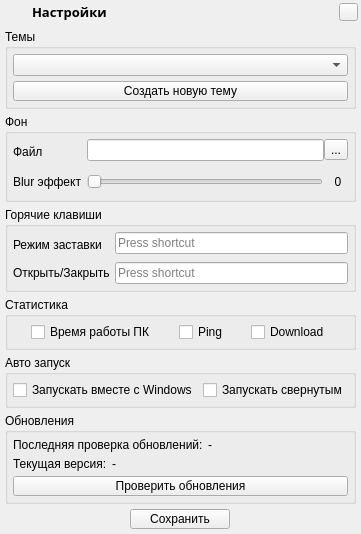
<?xml version="1.0" encoding="UTF-8"?>
<ui version="4.0">
 <class>SettingsWidget</class>
 <widget class="QFrame" name="SettingsWidget">
  <property name="geometry">
   <rect>
    <x>0</x>
    <y>0</y>
    <width>329</width>
    <height>493</height>
   </rect>
  </property>
  <layout class="QVBoxLayout" name="vL">
   <property name="spacing">
    <number>0</number>
   </property>
   <property name="leftMargin">
    <number>0</number>
   </property>
   <property name="topMargin">
    <number>0</number>
   </property>
   <property name="rightMargin">
    <number>0</number>
   </property>
   <property name="bottomMargin">
    <number>0</number>
   </property>
   <item>
    <widget class="QFrame" name="f_title">
     <property name="maximumSize">
      <size>
       <width>16777215</width>
       <height>24</height>
      </size>
     </property>
     <layout class="QHBoxLayout" name="hL_2">
      <property name="spacing">
       <number>10</number>
      </property>
      <property name="leftMargin">
       <number>3</number>
      </property>
      <property name="topMargin">
       <number>3</number>
      </property>
      <property name="rightMargin">
       <number>3</number>
      </property>
      <property name="bottomMargin">
       <number>3</number>
      </property>
      <item>
       <widget class="QLabel" name="l_icon_title">
        <property name="minimumSize">
         <size>
          <width>19</width>
          <height>19</height>
         </size>
        </property>
        <property name="maximumSize">
         <size>
          <width>19</width>
          <height>19</height>
         </size>
        </property>
        <property name="pixmap">
         <pixmap>:/img/img_3.png</pixmap>
        </property>
        <property name="scaledContents">
         <bool>true</bool>
        </property>
       </widget>
      </item>
      <item>
       <widget class="QLabel" name="l_title">
        <property name="font">
         <font>
          <family>Biennale Black</family>
          <pointsize>10</pointsize>
          <weight>75</weight>
          <bold>true</bold>
         </font>
        </property>
        <property name="text">
         <string>Настройки</string>
        </property>
       </widget>
      </item>
      <item>
       <widget class="QPushButton" name="btn_hide">
        <property name="maximumSize">
         <size>
          <width>19</width>
          <height>16777215</height>
         </size>
        </property>
        <property name="icon">
         <iconset>
          <normaloff>:/img/img_9.png</normaloff>:/img/img_9.png</iconset>
        </property>
        <property name="iconSize">
         <size>
          <width>20</width>
          <height>20</height>
         </size>
        </property>
       </widget>
      </item>
     </layout>
    </widget>
   </item>
   <item>
    <layout class="QVBoxLayout" name="vL_2">
     <property name="spacing">
      <number>5</number>
     </property>
     <property name="leftMargin">
      <number>5</number>
     </property>
     <property name="topMargin">
      <number>5</number>
     </property>
     <property name="rightMargin">
      <number>5</number>
     </property>
     <property name="bottomMargin">
      <number>5</number>
     </property>
     <item>
      <widget class="QGroupBox" name="groupBox">
       <property name="title">
        <string>Темы</string>
       </property>
       <layout class="QVBoxLayout" name="vL_3">
        <property name="spacing">
         <number>5</number>
        </property>
        <property name="leftMargin">
         <number>5</number>
        </property>
        <property name="topMargin">
         <number>5</number>
        </property>
        <property name="rightMargin">
         <number>5</number>
        </property>
        <property name="bottomMargin">
         <number>5</number>
        </property>
        <item>
         <widget class="QComboBox" name="comboB">
          <property name="maxCount">
           <number>50</number>
          </property>
          <property name="insertPolicy">
           <enum>QComboBox::InsertAtCurrent</enum>
          </property>
         </widget>
        </item>
        <item>
         <widget class="QPushButton" name="btn_create_new_theme">
          <property name="minimumSize">
           <size>
            <width>0</width>
            <height>20</height>
           </size>
          </property>
          <property name="text">
           <string>Создать новую тему</string>
          </property>
         </widget>
        </item>
       </layout>
      </widget>
     </item>
     <item>
      <widget class="QGroupBox" name="groupBox_2">
       <property name="title">
        <string>Фон</string>
       </property>
       <layout class="QFormLayout" name="fL">
        <property name="horizontalSpacing">
         <number>5</number>
        </property>
        <property name="verticalSpacing">
         <number>5</number>
        </property>
        <property name="leftMargin">
         <number>5</number>
        </property>
        <property name="topMargin">
         <number>5</number>
        </property>
        <property name="rightMargin">
         <number>5</number>
        </property>
        <property name="bottomMargin">
         <number>5</number>
        </property>
        <item row="0" column="0">
         <widget class="QLabel" name="l_name_1">
          <property name="minimumSize">
           <size>
            <width>0</width>
            <height>25</height>
           </size>
          </property>
          <property name="text">
           <string>Файл</string>
          </property>
         </widget>
        </item>
        <item row="0" column="1">
         <layout class="QHBoxLayout" name="hL">
          <property name="spacing">
           <number>0</number>
          </property>
          <item>
           <widget class="QLineEdit" name="lE">
            <property name="maxLength">
             <number>500</number>
            </property>
           </widget>
          </item>
          <item>
           <widget class="QToolButton" name="tB">
            <property name="text">
             <string>...</string>
            </property>
           </widget>
          </item>
         </layout>
        </item>
        <item row="1" column="0">
         <widget class="QLabel" name="l_name_2">
          <property name="minimumSize">
           <size>
            <width>0</width>
            <height>25</height>
           </size>
          </property>
          <property name="text">
           <string>Blur эффект</string>
          </property>
         </widget>
        </item>
        <item row="1" column="1">
         <layout class="QHBoxLayout" name="hL_3">
          <item>
           <widget class="QSlider" name="hS">
            <property name="maximum">
             <number>100</number>
            </property>
            <property name="orientation">
             <enum>Qt::Horizontal</enum>
            </property>
           </widget>
          </item>
          <item>
           <widget class="QLabel" name="l_num">
            <property name="minimumSize">
             <size>
              <width>20</width>
              <height>0</height>
             </size>
            </property>
            <property name="maximumSize">
             <size>
              <width>20</width>
              <height>16777215</height>
             </size>
            </property>
            <property name="text">
             <string>0</string>
            </property>
            <property name="alignment">
             <set>Qt::AlignCenter</set>
            </property>
           </widget>
          </item>
         </layout>
        </item>
       </layout>
      </widget>
     </item>
     <item>
      <widget class="QGroupBox" name="groupBox_3">
       <property name="title">
        <string>Горячие клавиши</string>
       </property>
       <layout class="QFormLayout" name="fL_2">
        <property name="horizontalSpacing">
         <number>5</number>
        </property>
        <property name="verticalSpacing">
         <number>5</number>
        </property>
        <property name="leftMargin">
         <number>5</number>
        </property>
        <property name="topMargin">
         <number>5</number>
        </property>
        <property name="rightMargin">
         <number>5</number>
        </property>
        <property name="bottomMargin">
         <number>5</number>
        </property>
        <item row="0" column="0">
         <widget class="QLabel" name="l_name_3">
          <property name="minimumSize">
           <size>
            <width>0</width>
            <height>25</height>
           </size>
          </property>
          <property name="maximumSize">
           <size>
            <width>100</width>
            <height>16777215</height>
           </size>
          </property>
          <property name="text">
           <string>Режим заставки</string>
          </property>
         </widget>
        </item>
        <item row="0" column="1">
         <widget class="QKeySequenceEdit" name="kSE_mode_changer"/>
        </item>
        <item row="1" column="0">
         <widget class="QLabel" name="l_name_4">
          <property name="text">
           <string>Открыть/Закрыть</string>
          </property>
         </widget>
        </item>
        <item row="1" column="1">
         <widget class="QKeySequenceEdit" name="kSE_show_hide"/>
        </item>
       </layout>
      </widget>
     </item>
     <item>
      <widget class="QGroupBox" name="groupBox_4">
       <property name="title">
        <string>Статистика</string>
       </property>
       <layout class="QHBoxLayout" name="hL_4">
        <property name="spacing">
         <number>5</number>
        </property>
        <property name="leftMargin">
         <number>5</number>
        </property>
        <property name="topMargin">
         <number>5</number>
        </property>
        <property name="rightMargin">
         <number>5</number>
        </property>
        <property name="bottomMargin">
         <number>5</number>
        </property>
        <item>
         <widget class="QCheckBox" name="checkB_3">
          <property name="sizePolicy">
           <sizepolicy hsizetype="Fixed" vsizetype="Fixed">
            <horstretch>0</horstretch>
            <verstretch>0</verstretch>
           </sizepolicy>
          </property>
          <property name="text">
           <string>Время работы ПК</string>
          </property>
         </widget>
        </item>
        <item>
         <widget class="QCheckBox" name="checkB_4">
          <property name="sizePolicy">
           <sizepolicy hsizetype="Fixed" vsizetype="Fixed">
            <horstretch>0</horstretch>
            <verstretch>0</verstretch>
           </sizepolicy>
          </property>
          <property name="text">
           <string>Ping</string>
          </property>
         </widget>
        </item>
        <item>
         <widget class="QCheckBox" name="checkB_5">
          <property name="sizePolicy">
           <sizepolicy hsizetype="Fixed" vsizetype="Fixed">
            <horstretch>0</horstretch>
            <verstretch>0</verstretch>
           </sizepolicy>
          </property>
          <property name="text">
           <string>Download</string>
          </property>
         </widget>
        </item>
       </layout>
      </widget>
     </item>
     <item>
      <widget class="QGroupBox" name="groupBox_5">
       <property name="title">
        <string>Авто запуск</string>
       </property>
       <layout class="QHBoxLayout" name="hL_5">
        <property name="spacing">
         <number>5</number>
        </property>
        <property name="leftMargin">
         <number>5</number>
        </property>
        <property name="topMargin">
         <number>5</number>
        </property>
        <property name="rightMargin">
         <number>5</number>
        </property>
        <property name="bottomMargin">
         <number>5</number>
        </property>
        <item>
         <widget class="QCheckBox" name="checkB">
          <property name="styleSheet">
           <string notr="true"/>
          </property>
          <property name="text">
           <string>Запускать вместе с Windows</string>
          </property>
         </widget>
        </item>
        <item>
         <widget class="QCheckBox" name="checkB_2">
          <property name="text">
           <string>Запускать свернутым</string>
          </property>
         </widget>
        </item>
       </layout>
      </widget>
     </item>
     <item>
      <widget class="QGroupBox" name="groupBox_6">
       <property name="title">
        <string>Обновления</string>
       </property>
       <layout class="QVBoxLayout" name="vL_4">
        <property name="spacing">
         <number>5</number>
        </property>
        <property name="leftMargin">
         <number>5</number>
        </property>
        <property name="topMargin">
         <number>5</number>
        </property>
        <property name="rightMargin">
         <number>5</number>
        </property>
        <property name="bottomMargin">
         <number>5</number>
        </property>
        <item>
         <layout class="QHBoxLayout" name="horizontalLayout_3">
          <item>
           <widget class="QLabel" name="label">
            <property name="text">
             <string>Последняя проверка обновлений:</string>
            </property>
           </widget>
          </item>
          <item>
           <widget class="QLabel" name="l_last_check_upd">
            <property name="sizePolicy">
             <sizepolicy hsizetype="Expanding" vsizetype="Preferred">
              <horstretch>0</horstretch>
              <verstretch>0</verstretch>
             </sizepolicy>
            </property>
            <property name="text">
             <string>-</string>
            </property>
           </widget>
          </item>
         </layout>
        </item>
        <item>
         <layout class="QHBoxLayout" name="horizontalLayout_4">
          <item>
           <widget class="QLabel" name="label_3">
            <property name="text">
             <string>Текущая версия:</string>
            </property>
           </widget>
          </item>
          <item>
           <widget class="QLabel" name="l_cur_ver">
            <property name="sizePolicy">
             <sizepolicy hsizetype="Expanding" vsizetype="Preferred">
              <horstretch>0</horstretch>
              <verstretch>0</verstretch>
             </sizepolicy>
            </property>
            <property name="text">
             <string>-</string>
            </property>
           </widget>
          </item>
         </layout>
        </item>
        <item>
         <widget class="QPushButton" name="btn_check_upd">
          <property name="minimumSize">
           <size>
            <width>0</width>
            <height>20</height>
           </size>
          </property>
          <property name="text">
           <string>Проверить обновления</string>
          </property>
         </widget>
        </item>
       </layout>
      </widget>
     </item>
     <item alignment="Qt::AlignHCenter">
      <widget class="QPushButton" name="btn_save">
       <property name="minimumSize">
        <size>
         <width>100</width>
         <height>20</height>
        </size>
       </property>
       <property name="text">
        <string>Сохранить</string>
       </property>
      </widget>
     </item>
    </layout>
   </item>
  </layout>
 </widget>
 <resources/>
 <connections>
  <connection>
   <sender>btn_hide</sender>
   <signal>clicked()</signal>
   <receiver>SettingsWidget</receiver>
   <slot>hide()</slot>
   <hints>
    <hint type="sourcelabel">
     <x>327</x>
     <y>15</y>
    </hint>
    <hint type="destinationlabel">
     <x>332</x>
     <y>27</y>
    </hint>
   </hints>
  </connection>
 </connections>
</ui>
